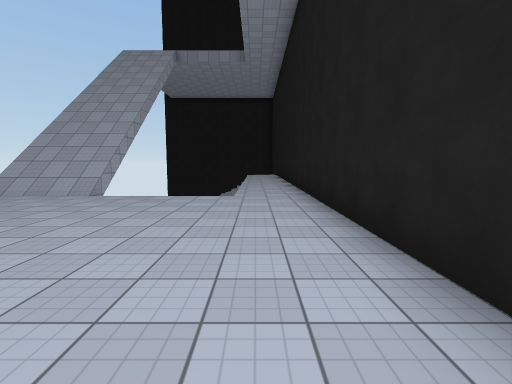
view 1 (above)

16 first-person views from a walk through a Unity game level. The camera is 1.5 m above the floor, tilts 6° down and sees 85° across. The floor is counted in squares, 2 m on a side. Each view is taken from the middle of a square. On the plan, view 1 faces up. The plan holds only what a view shows up to about 10 squares ahead; the rest is blank. The place goes on beyond the plan. The player is left out. Surface patterns are stand-ins for the level's own textures.

view 2
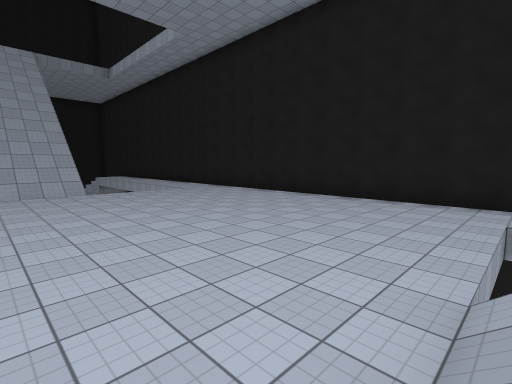

view 3
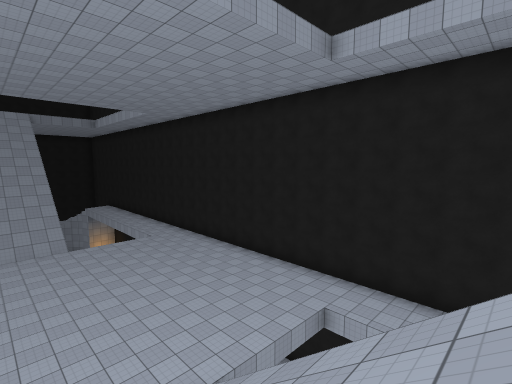

view 4
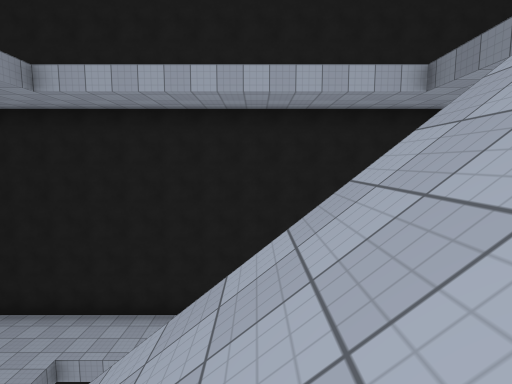

view 5
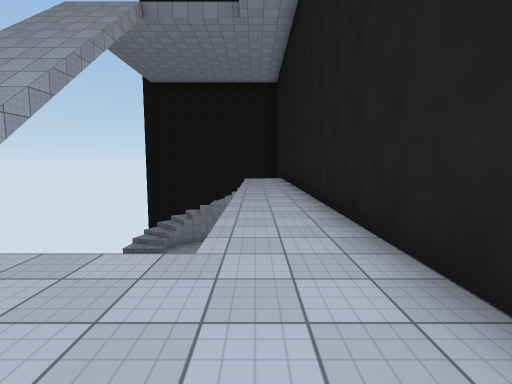

view 6
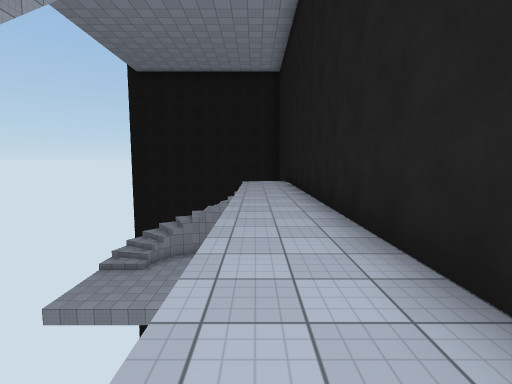

view 7
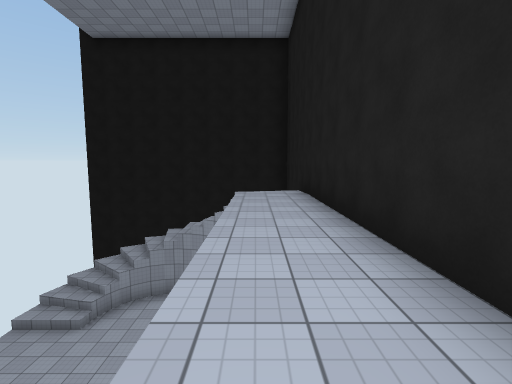

view 8
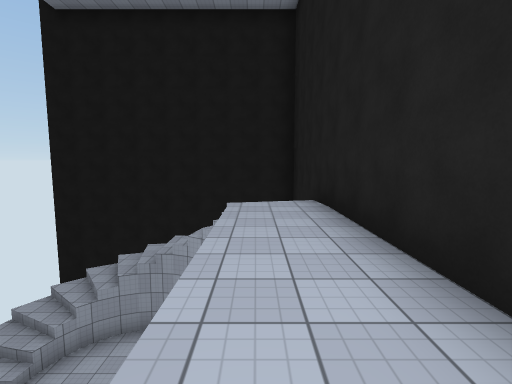

view 9
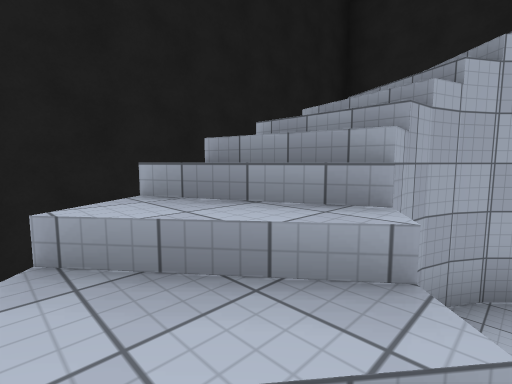

view 10
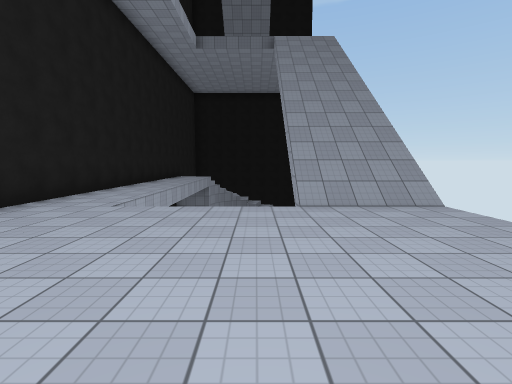

view 11
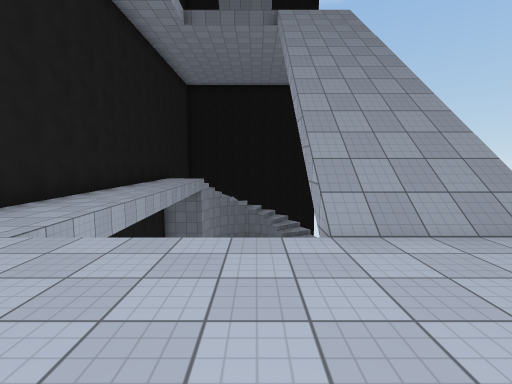

view 12
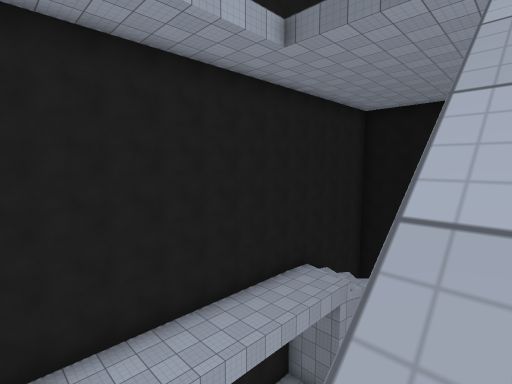

view 13
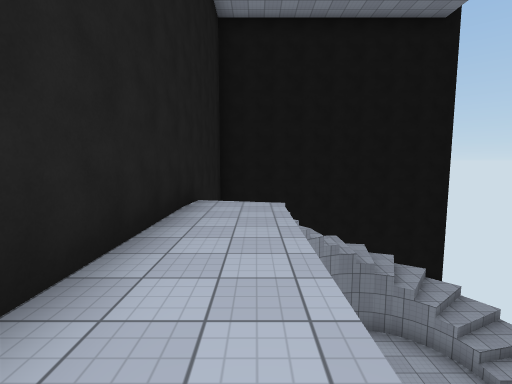

view 14
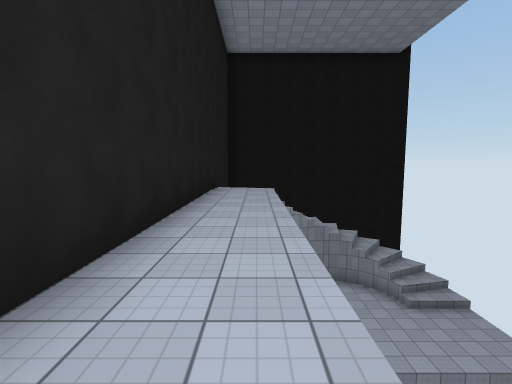

view 15
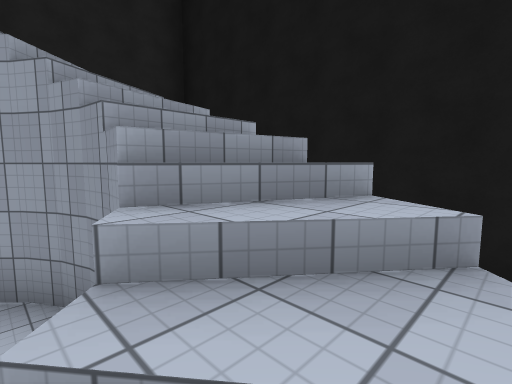

view 16
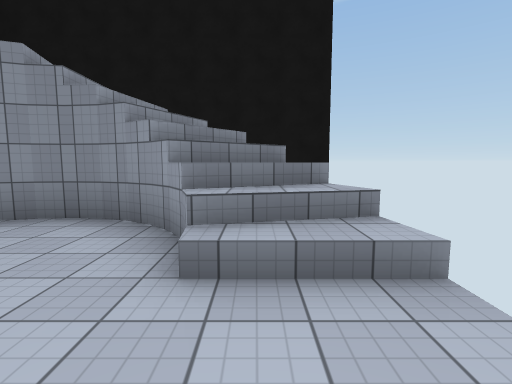

### Floor plan
Key: @ floor where view 1 was taken; # wall or solid block; . main floor; - floor 7 m lower than the main floor; / step, stairs or slope; v drop or lower ground.
Columns run from 7 left of view 1 to 2 right of it. Each row starts with its distance up from view 1.
 22  ##
 21    #### #
 20   v//// #
 19  v///// #
 18  v/#--# #
 17  //--  ..#
 16  ----  ..#
 15  ----  ..#
 14  v//-  ..#
 13  ///   ..#
 12  ///   ..#
 11  ///   ..#
 10  ///   ..#
  9  ///   ..#
  8  ///   ..#
  7  ///   ..#
  6  ........#
  5  ........#
  4  ........#
  3  ........#
  2  ........#
  1  ........#
  0  ......@.#
 -1  ........#
 -2  ........#
 -3  ///vvv..#
 -4  ///   ..#
 -5  ///   ..#
 -6  ///   ..#
 -7  ///   ..#
 -8  ///   ..#
 -9  ///   ..#
-10  ///v  ..#
-11  ----  ..#
-12  ----  ..#
-13  //-- -..#
-14  v/#--#/#
-15  v//////#
-16   v//// #
-17         #
-18 #########

Positions as (right, up) in squares from view 1, and headings:
1: (0, 0), facing up
2: (-6, -3), facing up-right
3: (-6, -6), facing up-right
4: (-6, -7), facing right
5: (0, 4), facing up
6: (0, 6), facing up
7: (0, 10), facing up
8: (0, 12), facing up
9: (-5, 18), facing up-right
10: (-3, 2), facing down
11: (-3, 0), facing down
12: (-4, -6), facing down-right
13: (0, -8), facing down
14: (0, -5), facing down
15: (-5, -14), facing down-right
16: (-5, -11), facing down
